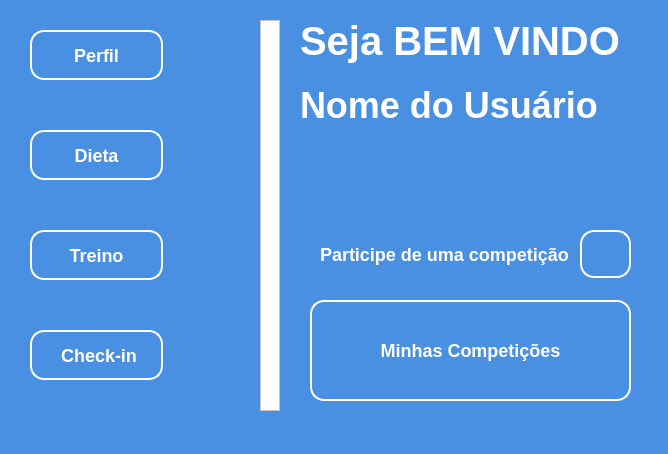
<?xml version="1.0" encoding="UTF-8"?>
<ui version="4.0">
 <class>janela_menu_inicial</class>
 <widget class="QMainWindow" name="janela_menu_inicial">
  <property name="geometry">
   <rect>
    <x>0</x>
    <y>0</y>
    <width>668</width>
    <height>454</height>
   </rect>
  </property>
  <property name="windowTitle">
   <string>MainWindow</string>
  </property>
  <property name="styleSheet">
   <string notr="true">*{
	background: #4A90E2;
}

#_frame {
	background: #FFFFFF;
}

#_txt_titulo {
	font-size: 40px;
}

#_txt_nome {
	font-size: 36px;
}

QLabel{
	font-family: &quot;Segoe UI&quot;;
	font-weight: bold;
	font-size: 18px;
    color: #fff;
}

QPushButton{
    background: #4A90E2;
    border: 2px solid #fff;
    border-radius: 14px;
    padding: 10px 20px;

	font-family: &quot;Segoe UI&quot;;
	font-weight: bold;
	font-size: 18px;
    color: #fff;
}

QPushButton:hover{
    background: #53A3FF;
    border: 2px solid #fff;
    border-radius: 12px;
    padding: 10px 20px;
}

</string>
  </property>
  <widget class="QWidget" name="centralwidget">
   <widget class="QLabel" name="_txt_titulo">
    <property name="geometry">
     <rect>
      <x>300</x>
      <y>10</y>
      <width>331</width>
      <height>61</height>
     </rect>
    </property>
    <property name="text">
     <string>Seja BEM VINDO</string>
    </property>
   </widget>
   <widget class="QPushButton" name="_btn_go_competicao">
    <property name="geometry">
     <rect>
      <x>580</x>
      <y>230</y>
      <width>51</width>
      <height>48</height>
     </rect>
    </property>
    <property name="cursor">
     <cursorShape>PointingHandCursor</cursorShape>
    </property>
    <property name="text">
     <string/>
    </property>
    <property name="icon">
     <iconset resource="recursos.qrc">
      <normaloff>:/img/Imagens/imagem_plus.png</normaloff>:/img/Imagens/imagem_plus.png</iconset>
    </property>
   </widget>
   <widget class="QLabel" name="_txt_participac">
    <property name="geometry">
     <rect>
      <x>320</x>
      <y>230</y>
      <width>248</width>
      <height>48</height>
     </rect>
    </property>
    <property name="text">
     <string>Participe de uma competição</string>
    </property>
   </widget>
   <widget class="QLabel" name="_txt_nome">
    <property name="geometry">
     <rect>
      <x>300</x>
      <y>80</y>
      <width>331</width>
      <height>51</height>
     </rect>
    </property>
    <property name="text">
     <string>Nome do Usuário</string>
    </property>
   </widget>
   <widget class="QPushButton" name="_btn_my_competicao">
    <property name="geometry">
     <rect>
      <x>310</x>
      <y>300</y>
      <width>321</width>
      <height>101</height>
     </rect>
    </property>
    <property name="cursor">
     <cursorShape>PointingHandCursor</cursorShape>
    </property>
    <property name="text">
     <string>Minhas Competições</string>
    </property>
   </widget>
   <widget class="QPushButton" name="_btn_checkin">
    <property name="geometry">
     <rect>
      <x>30</x>
      <y>330</y>
      <width>133</width>
      <height>50</height>
     </rect>
    </property>
    <property name="cursor">
     <cursorShape>PointingHandCursor</cursorShape>
    </property>
    <property name="tabletTracking">
     <bool>false</bool>
    </property>
    <property name="text">
     <string> Check-in</string>
    </property>
   </widget>
   <widget class="QPushButton" name="_btn_perfil">
    <property name="geometry">
     <rect>
      <x>30</x>
      <y>30</y>
      <width>133</width>
      <height>50</height>
     </rect>
    </property>
    <property name="cursor">
     <cursorShape>PointingHandCursor</cursorShape>
    </property>
    <property name="tabletTracking">
     <bool>false</bool>
    </property>
    <property name="text">
     <string>Perfil</string>
    </property>
   </widget>
   <widget class="QLabel" name="label_3">
    <property name="geometry">
     <rect>
      <x>180</x>
      <y>230</y>
      <width>45</width>
      <height>45</height>
     </rect>
    </property>
    <property name="text">
     <string/>
    </property>
    <property name="pixmap">
     <pixmap resource="recursos.qrc">:/img/Imagens/imagem_bodybuilding.png</pixmap>
    </property>
    <property name="scaledContents">
     <bool>true</bool>
    </property>
   </widget>
   <widget class="QLabel" name="label_2">
    <property name="geometry">
     <rect>
      <x>180</x>
      <y>130</y>
      <width>45</width>
      <height>45</height>
     </rect>
    </property>
    <property name="text">
     <string/>
    </property>
    <property name="pixmap">
     <pixmap resource="recursos.qrc">:/img/Imagens/imagem_food.png</pixmap>
    </property>
    <property name="scaledContents">
     <bool>true</bool>
    </property>
   </widget>
   <widget class="QLabel" name="label">
    <property name="geometry">
     <rect>
      <x>180</x>
      <y>30</y>
      <width>45</width>
      <height>45</height>
     </rect>
    </property>
    <property name="text">
     <string/>
    </property>
    <property name="pixmap">
     <pixmap resource="recursos.qrc">:/img/Imagens/imagem_user.png</pixmap>
    </property>
    <property name="scaledContents">
     <bool>true</bool>
    </property>
   </widget>
   <widget class="QLabel" name="label_4">
    <property name="geometry">
     <rect>
      <x>180</x>
      <y>330</y>
      <width>45</width>
      <height>45</height>
     </rect>
    </property>
    <property name="text">
     <string/>
    </property>
    <property name="pixmap">
     <pixmap resource="recursos.qrc">:/img/Imagens/imagem_check.png</pixmap>
    </property>
    <property name="scaledContents">
     <bool>true</bool>
    </property>
   </widget>
   <widget class="QPushButton" name="_btn_dieta">
    <property name="geometry">
     <rect>
      <x>30</x>
      <y>130</y>
      <width>133</width>
      <height>50</height>
     </rect>
    </property>
    <property name="cursor">
     <cursorShape>PointingHandCursor</cursorShape>
    </property>
    <property name="tabletTracking">
     <bool>false</bool>
    </property>
    <property name="text">
     <string>Dieta</string>
    </property>
   </widget>
   <widget class="QPushButton" name="_btn_treino">
    <property name="geometry">
     <rect>
      <x>30</x>
      <y>230</y>
      <width>133</width>
      <height>50</height>
     </rect>
    </property>
    <property name="cursor">
     <cursorShape>PointingHandCursor</cursorShape>
    </property>
    <property name="tabletTracking">
     <bool>false</bool>
    </property>
    <property name="text">
     <string>Treino</string>
    </property>
   </widget>
   <widget class="QFrame" name="_frame">
    <property name="geometry">
     <rect>
      <x>260</x>
      <y>20</y>
      <width>20</width>
      <height>391</height>
     </rect>
    </property>
    <property name="frameShape">
     <enum>QFrame::Shape::StyledPanel</enum>
    </property>
    <property name="frameShadow">
     <enum>QFrame::Shadow::Raised</enum>
    </property>
   </widget>
  </widget>
  <widget class="QMenuBar" name="menubar">
   <property name="geometry">
    <rect>
     <x>0</x>
     <y>0</y>
     <width>668</width>
     <height>21</height>
    </rect>
   </property>
  </widget>
  <widget class="QStatusBar" name="statusbar"/>
 </widget>
 <resources>
  <include location="recursos.qrc"/>
 </resources>
 <connections/>
</ui>
